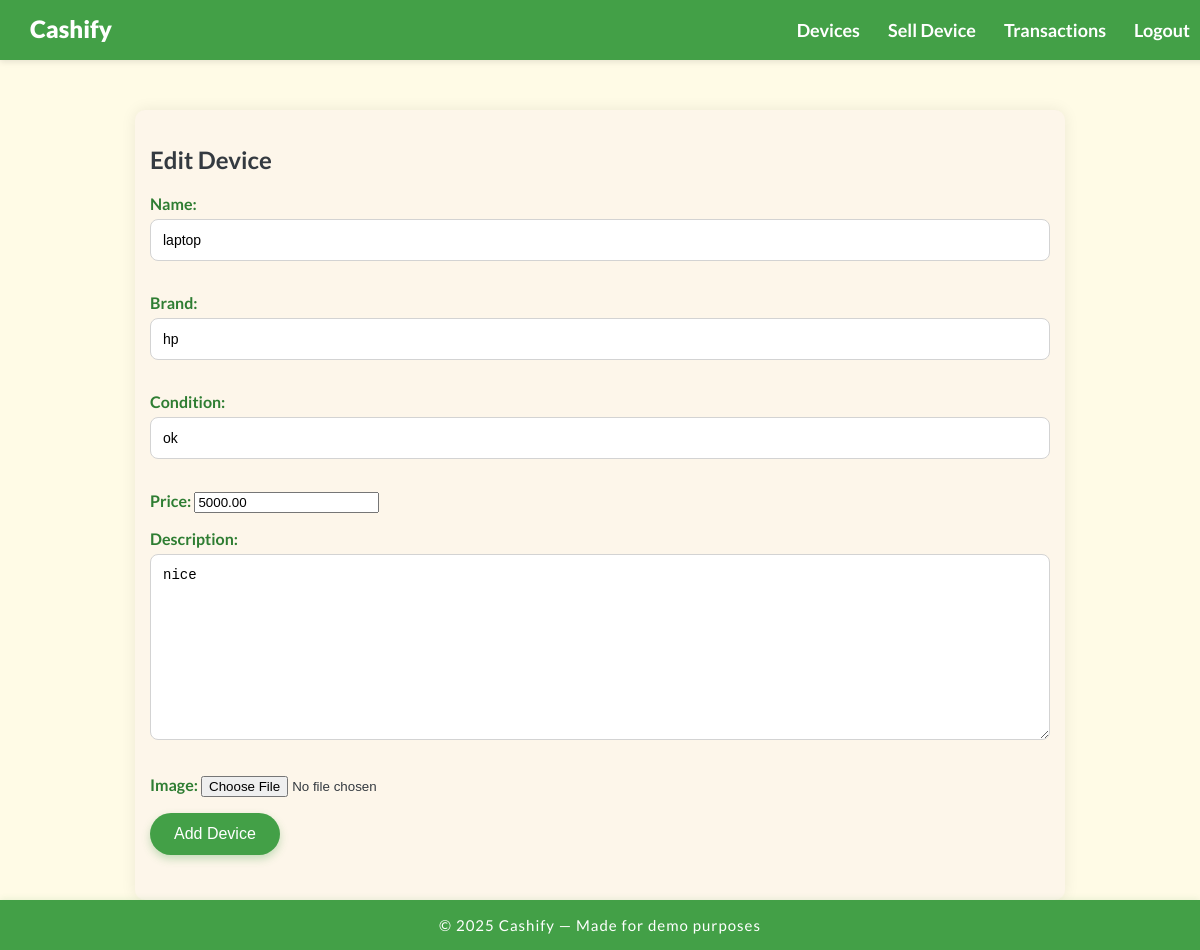
Screenshot of /devices/3/edit/ (signed in) with the database file from the repository.
### cashify_app/models.py (models this page shows, shortened)
class Device(models.Model):
    owner = models.ForeignKey(User, on_delete=models.CASCADE)
    name = models.CharField(max_length=200)
    brand = models.CharField(max_length=100)
    condition = models.CharField(max_length=100)
    price = models.DecimalField(max_digits=10, decimal_places=2)
    description = models.TextField(blank=True)
    image = models.ImageField(upload_to='images/', blank=True, null=True)
    created_at = models.DateTimeField(auto_now_add=True)

### cashify_app/views.py (the view)
# urls.py: path('devices/<int:pk>/edit/', views.device_update, name='device_update'),
@login_required
def device_update(request, pk):
    device = get_object_or_404(Device, pk=pk)
    if device.owner != request.user:
        return redirect('device_detail', pk=pk)
    if request.method == 'POST':
        form = DeviceForm(request.POST, instance=device)
        if form.is_valid():
            form.save()
            return redirect('device_detail', pk=device.pk)
    else:
        form = DeviceForm(instance=device)
    return render(request, 'cashify_app/device_form.html', {'form': form, 'edit_mode': True})

### cashify_app/views.py
class DeviceForm(forms.ModelForm):
    class Meta:
        model = Device
        fields = ['name', 'brand', 'condition', 'price', 'description','image']

### cashify_app/templates/cashify_app/device_form.html (shortened to what this page needs)
{% extends "cashify_app/base.html" %}
{% block content %}
    <h2>{% if edit_mode %}Edit Device{% else %}Add New Device{% endif %}</h2>
    <form method="post">
        {{ form.as_p }}
        <button type="submit">Add Device</button>
    </form>
    {% endblock %}

### cashify_app/static/css/style.css (style rules this page uses)
body { font-family: 'Lato', sans-serif; background-color: #fffbe6; color: #343a40; margin: 0; padding-top: 60px; }
button, input[type=submit] { padding: 12px 24px; font-size: 16px; border-radius: 30px; border: none; cursor: pointer; color: white; background-color: #43a047; box-shadow: 0 4px 8px rgba(67,160,71,0.3); transition: background-color 0.3s ease, box-shadow 0.3s ease; }
form { margin-bottom: 30px; }
input[type=text], input[type=email], input[type=password], textarea, select { width: 100%; padding: 12px; margin-top: 6px; margin-bottom: 16px; border: 1px solid #d3d3d3; border-radius: 8px; box-sizing: border-box; font-size: 14px; transition: border-color 0.3s ease; }
label { font-weight: 700; margin-top: 12px; color: #2e7d32; }

### rows the page displays
Device: name "laptop", brand "hp", condition "ok", price "5000.00", description "nice"

### other values shown
{{ year|default:"2025" }} "2025"
